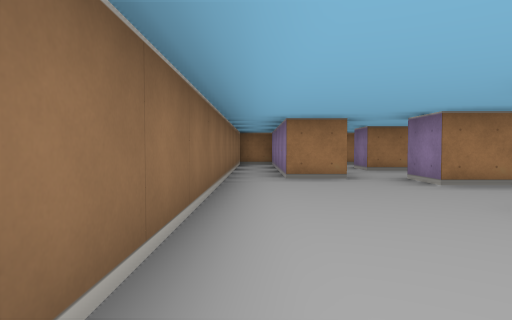
View 1 (above)

22 first-person views from a walk through a cub3D level. The camera is about half as high as the walls, tilts 2° down and sees 75° across. The floor is counted in squares. Each view is taken from the middle of a square. On the plan, view 1 faces up. The plan holds only what a view shows up to about 9 squares ahead; the rest is blank.

View 2
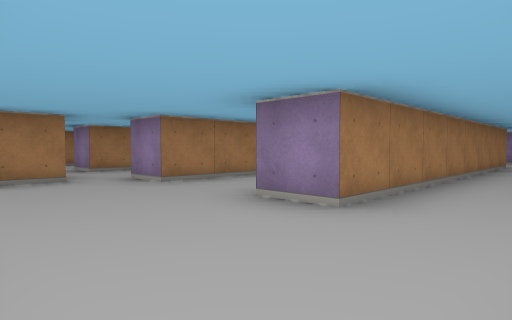

View 3
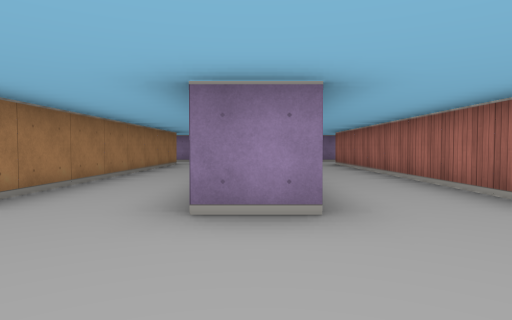

View 4
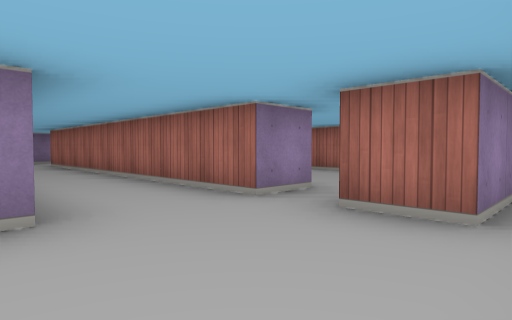

View 5
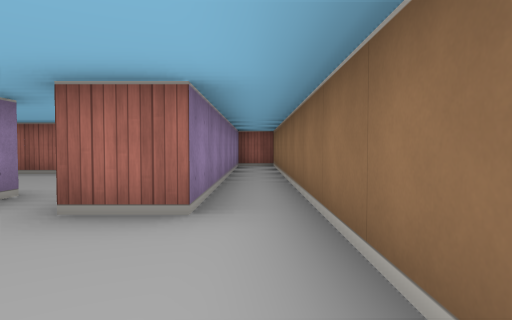

View 6
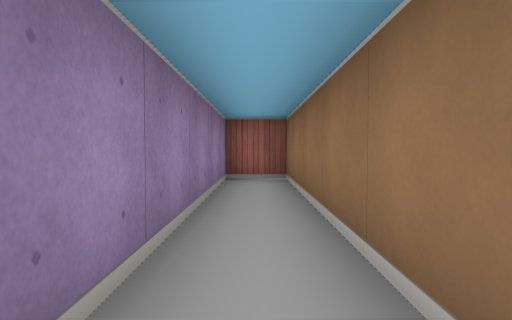

View 7
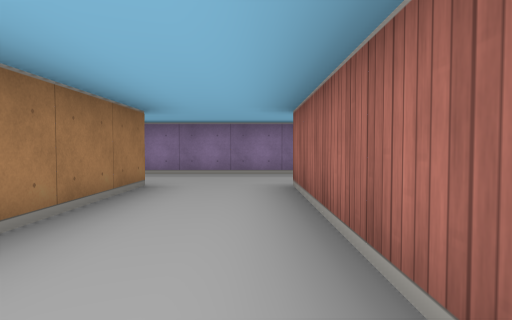

View 8
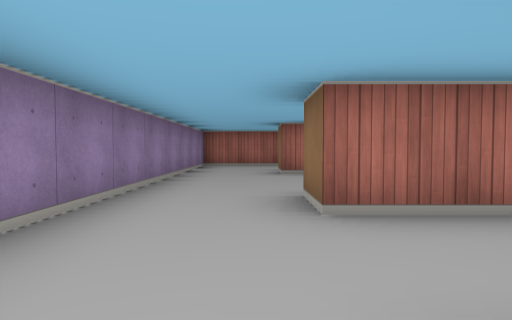

View 9
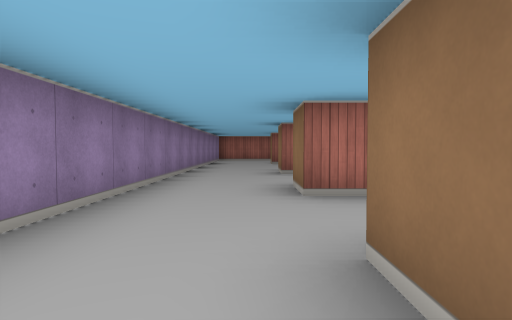

View 10
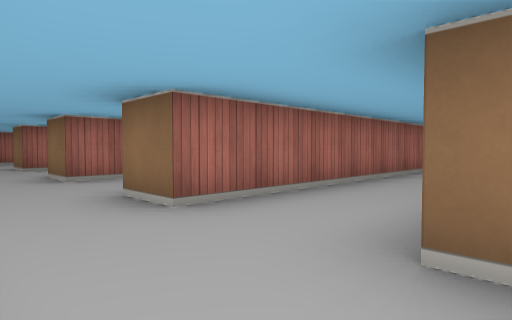

View 11
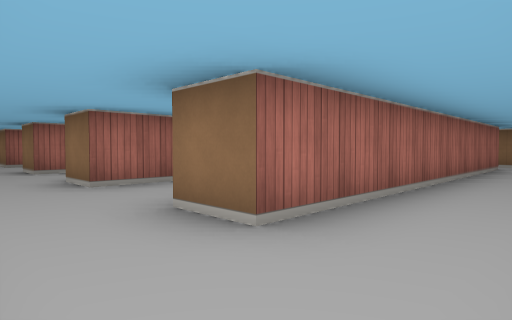

View 12
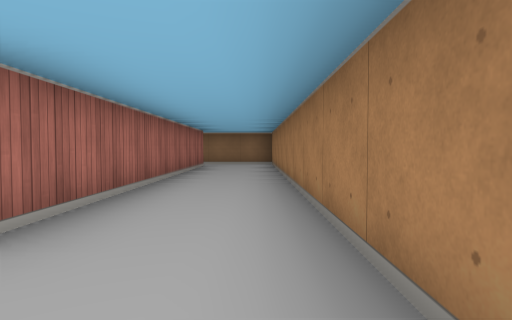

View 13
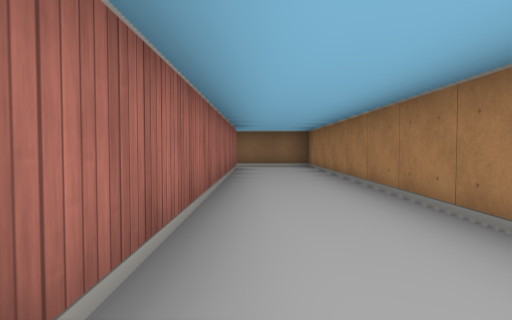

View 14
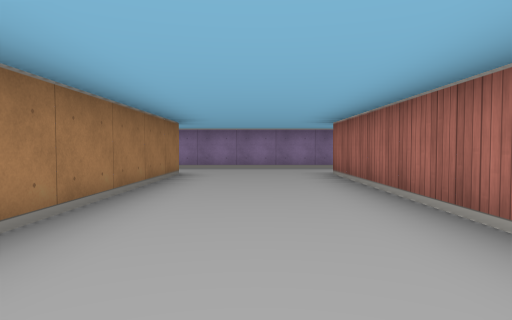

View 15
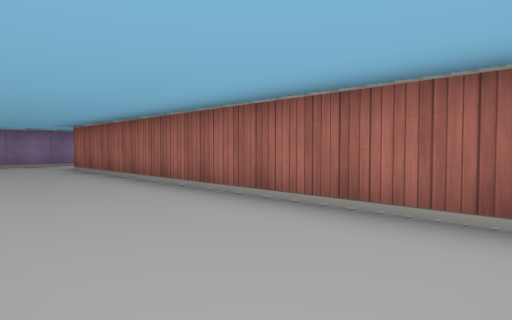

View 16
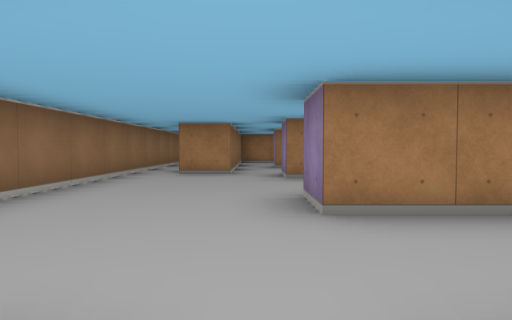

View 17
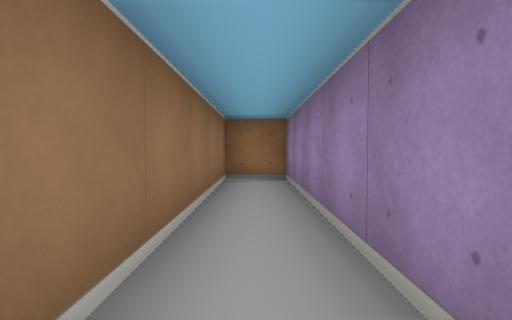

View 18
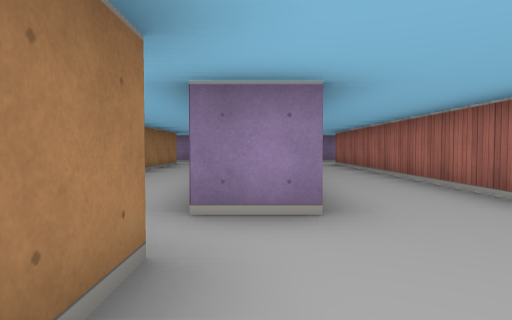

View 19
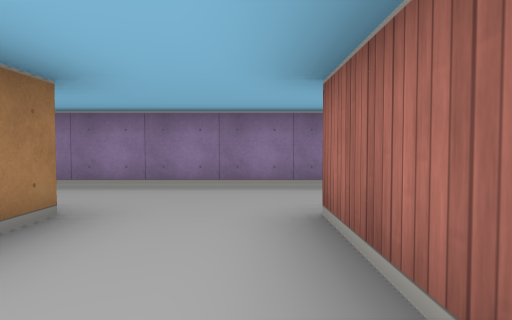

View 20
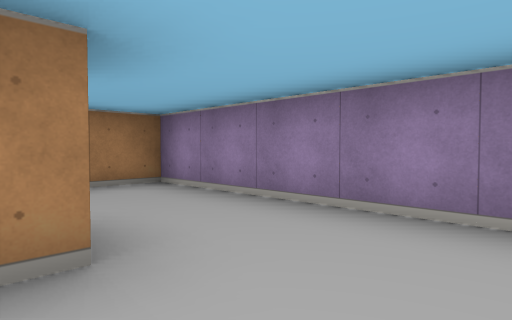

View 21
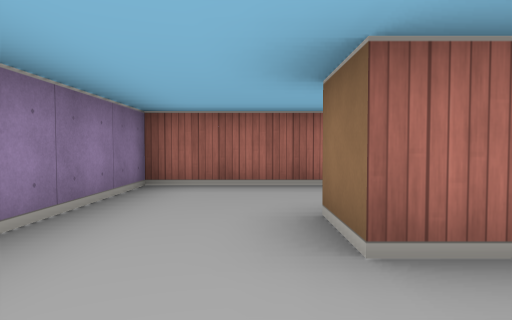

View 22
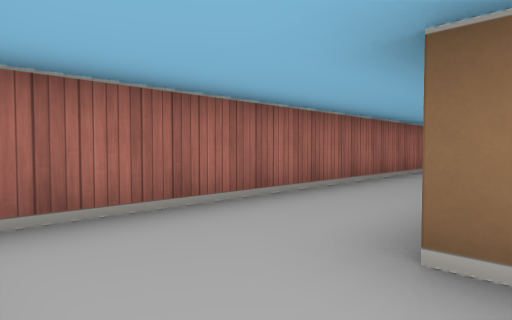

### Floor plan
Ten units are one square. View 1 is at (0, 0); x grows to the right and y downward. Boxes are objects, and circles mark ways between rooms. Rooms are numbered by the first view taken in them; rooms with no view inside come last. Other rooms are left out.
<svg viewBox="-10 -110 140 190">
<path fill="none" stroke="#000" d="M32 -25 105 -25 105 -15 25 -15 25 -25M25 15 25 5 105 5 105 15M90 -45 25 -45 25 -55M15 -55 5 -55 5 -105 -5 -105 -5 75 5 75 5 5 15 5M105 -55 105 -45M125 15 125 -55M45 -55 105 -55M35 -75 25 -75 25 -85M105 -85 105 -75 75 -75M125 -55 125 -85M15 -86 15 -55M25 -85 105 -85M125 -85 125 -105 20 -105M105 15 59 15M22 45 105 45 105 55M125 55 125 15M45 75 125 75 125 55"/>
<circle cx="115" cy="-50" r="3" fill="#2a7"/>
<circle cx="20" cy="-50" r="3" fill="#2a7"/>
<circle cx="115" cy="10" r="3" fill="#2a7"/>
<circle cx="20" cy="10" r="3" fill="#2a7"/>
<circle cx="115" cy="-80" r="3" fill="#2a7"/>
<circle cx="20" cy="-80" r="3" fill="#2a7"/>
<circle cx="115" cy="50" r="3" fill="#2a7"/>
<text x="50" y="-10">1</text>
<text x="70" y="-70">2</text>
<text x="70" y="-100">3</text>
<text x="70" y="30">4</text>
<text x="80" y="60">5</text>
</svg>
Room 1 opens to room 2. Room 1 opens to room 4. Room 2 opens to room 3. Room 4 opens to room 5.

Where each view was taken, in squares from view 1:
view 1: 0 up, 0 right, facing up
view 2: 0 up, 0 right, facing up-right
view 3: 2 up, 0 right, facing right
view 4: 2 up, 0 right, facing down-right
view 5: 2 up, 0 right, facing down
view 6: 2 down, 0 right, facing down
view 7: 0 up, 6 right, facing right
view 8: 2 up, 11 right, facing down
view 9: 6 up, 11 right, facing down
view 10: 8 up, 12 right, facing down-left
view 11: 10 up, 12 right, facing down-left
view 12: 10 up, 12 right, facing left
view 13: 9 up, 11 right, facing left
view 14: 3 down, 4 right, facing right
view 15: 2 down, 2 right, facing down-right
view 16: 1 down, 2 right, facing up
view 17: 5 up, 0 right, facing up
view 18: 5 up, 0 right, facing right
view 19: 6 up, 8 right, facing right
view 20: 6 up, 10 right, facing up-right
view 21: 3 down, 11 right, facing down
view 22: 5 down, 12 right, facing down-left
